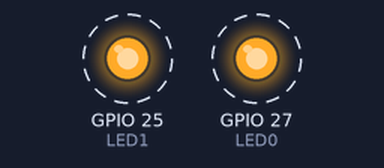
This sketch was run on a simulated ESP32. Shown: output pins drawn as LEDs (lit = HIGH). Dashed ring = blinking. What the sketch prints to the serial monitor is not drawn.

Above: at 0.1 s.
Timing chart, 0 to 3.0 s (numbered marks = the images above):
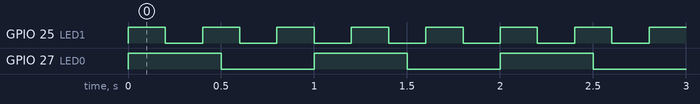

The sketch:

ESP32_DUALCORE_BLINK.ino
```cpp
#include "Arduino.h"

TaskHandle_t Task0;
TaskHandle_t Task1;

#define LED0 27
#define LED1 25

void loop0(void * parameter) {
	for (;;) {
		Serial.print("Running on core: ");
		Serial.println(xPortGetCoreID());

		digitalWrite(LED0, HIGH);
		delay(500);
		digitalWrite(LED0, LOW);
		delay(500);
	}
}

void loop1(void * parameter) {
	for (;;) {
		Serial.print("Running on core: ");
		Serial.println(xPortGetCoreID());

		digitalWrite(LED1, HIGH);
		delay(200);
		digitalWrite(LED1, LOW);
		delay(200);
	}
}

void setup()
{
	Serial.begin(115200);
	Serial.println("Setup started.");

	pinMode(LED0, OUTPUT);
	pinMode(LED1, OUTPUT);

	xTaskCreatePinnedToCore(
			loop0, /* Function to implement the task */
			"Task0", /* Name of the task */
			1000, /* Stack size in words */
			NULL, /* Task input parameter */
			0, /* Priority of the task */
			&Task0, /* Task handle. */
			0); /* Core where the task should run */

	xTaskCreatePinnedToCore(
			loop1, /* Function to implement the task */
			"Task1", /* Name of the task */
			1000, /* Stack size in words */
			NULL, /* Task input parameter */
			0, /* Priority of the task */
			&Task1, /* Task handle. */
			1); /* Core where the task should run */
	Serial.println("Setup completed.");
}

void loop()
{
	delay(1);
}
```

Measured:
- by itself, GPIO 25 (LED1): alternates HIGH for 0.20 s and LOW for 0.20 s
- by itself, GPIO 27 (LED0): alternates HIGH for 0.50 s and LOW for 0.50 s
- by itself, everything shown: repeats every 2.0 s, in 12 steps
